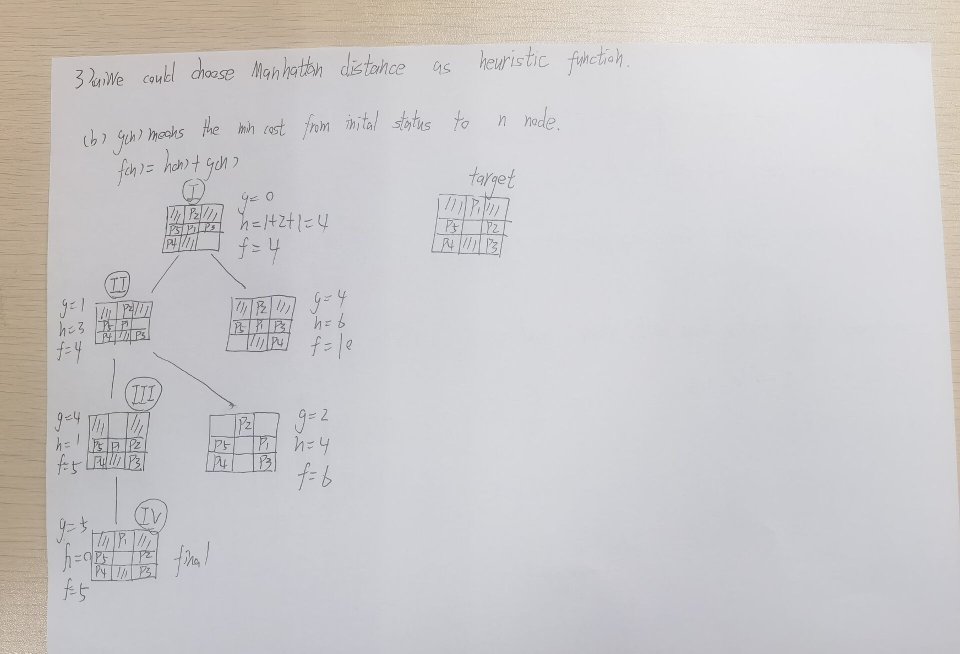
#> input picture 5047/ass1/AQJIZC)9E8JP_M3Z5QZWJMQ.jpg, 1920 x 1307 px, given as the content of the folder capture_images, which was not available (shown at 1/2 size)
$ python collage.py
#> lines starting #> are read from the running program, lines starting #| are printed output that depends on the picture; pictures that were not available may be replaced by others from this repository, and a replacement may not be noted
import skimage
import numpy as np
from skimage.color import rgb2gray
from scipy import ndimage as ndi
import cv2
import random
import os
# [8 lines of commented-out code are left out]

def  create_collage(feature):
    #
#> called with feature = 'edges'
    censures = skimage.feature.CENSURE()
    imgs = []
    for file in os.listdir('capture_images'):
        imgs.append(skimage.io.imread(os.path.join('capture_images',file)))

    collage_num = 5
    i = 0
    collage_imgs = []
    while True:
        index = random.randint(0,len(imgs)-1)
        img = imgs[index]
        # print(img.shape)
        img = img[150:1080-150,:]
        # img = transform.resize(img, (int(img.shape[0]/2), int(img.shape[1]/2),3)) * 255
        collage_imgs.append(img)
        imgs.pop(index)
        i += 1
        if i == collage_num:
            break
#> this loop made 2 passes
#> index on pass 1: 0
#> pass 1, in create_collage, `img = img[150:1080-150,:]`:
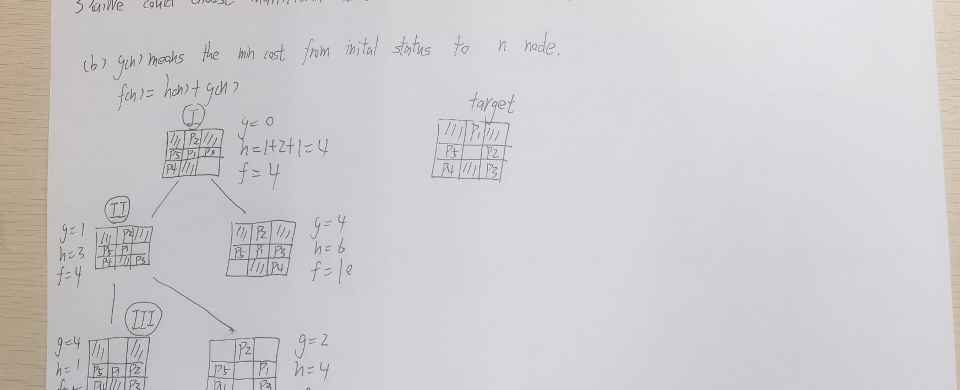
#> img: shape (780, 1920, 3) (shown at 1/2 size); mean R, G, B 204.9, 203.7, 205.9
#> after the loop, collage_imgs = 1 item; i = 1; imgs = []
    rgb_imgs = collage_imgs.copy()


    def edge_compute(x):
        x = rgb2gray(x)
        edge = skimage.feature.canny(x, sigma=1)
        edge = np.array(edge, dtype=np.uint8)
        return edge.sum()

    def hog_compute(x):
        x = rgb2gray(x)
        normalised_blocks, hog  = skimage.feature.hog(x, orientations=9, pixels_per_cell=(8, 8), cells_per_block=(8, 8), block_norm='L2-Hys',visualize=True)
        hog = np.array(hog, dtype=np.uint8)
        return hog.sum()


    def censure_compute(x):
        x = rgb2gray(x)
        censures.detect(x)
        return censures.keypoints.sum()
    if feature == 'edges':
        rgb_imgs = sorted(rgb_imgs, key=lambda x:edge_compute(x))
        edges = []
        for i in range(len(collage_imgs)):
            collage_imgs[i] = rgb2gray(collage_imgs[i])
            edge = skimage.feature.canny(collage_imgs[i], sigma=1)
            edge = np.array(edge, dtype=np.uint8) * 255
            edges.append(edge)

        for i in range(len(edges)):
            skimage.io.imsave('edges/edge' + str(i) +'.jpg', edges[i])
            skimage.io.imsave('edges/ori' + str(i) + '.jpg', rgb_imgs[i])
    if feature == 'hogs':
        rgb_imgs = sorted(rgb_imgs, key=lambda x:hog_compute(x))
        hogs = []
        for i in range(len(rgb_imgs)):
            normalised_blocks, hog = skimage.feature.hog(rgb2gray(rgb_imgs[i]) * 255, orientations=9, pixels_per_cell=(8, 8), cells_per_block=(8, 8), block_norm='L2-Hys',visualize=True)
            hog = np.array(hog) * 255
            hogs.append(hog)

        for i in range(len(hogs)):
            skimage.io.imsave('hogs/hog' + str(i) +'.jpg', hogs[i])
            skimage.io.imsave('hogs/ori' + str(i) + '.jpg', rgb_imgs[i])
    if feature == 'censures':
        rgb_imgs = sorted(rgb_imgs, key=lambda x:censure_compute(x))
        CENSURE = []
        for i in range(len(collage_imgs)):
            censures.detect(rgb2gray(collage_imgs[i]))
            censure = np.zeros(collage_imgs[i].shape, dtype = np.uint8)
            img_= collage_imgs[i].copy()
            for m,n in censures.keypoints:
                censure[m][n] = 255
            for point in censures.keypoints:
                img_ = cv2.putText(img_, '+', (point[0], point[1]), cv2.FONT_HERSHEY_SIMPLEX, 1, 0, 1)
            skimage.io.imsave('censures/censure_' + str(i) + '.jpg', img_)
            CENSURE.append(censure)

        for i in range(len(CENSURE)):
            skimage.io.imsave('censures/censure' + str(i) +'.jpg', CENSURE[i])
            skimage.io.imsave('censures/ori' + str(i) + '.jpg', rgb_imgs[i])

    img = rgb_imgs[0]
    img = np.concatenate((img, rgb_imgs[1]), axis=1)
    im = np.concatenate((img, rgb_imgs[2]), axis=1)
    img1 = skimage.transform.resize(rgb_imgs[3], (1170, 2880)) * 255
    img2 = skimage.transform.resize(rgb_imgs[4], (1170, 2880)) * 255
    img = np.concatenate((img1, img2), axis=1)
    im = np.concatenate((im, img), axis=0)

    def is_smooth(i,j, x_, y_, rapid):
        if i < x_[0] - rapid:
            if (j > y_[0] - rapid and j < y_[0] + rapid) or (j > y_[2] - rapid and j < y_[2] + rapid):
                return 1
        if i > x_[0] + rapid:
            if (j > y_[1] - rapid and j < y_[1] + rapid):
                return 1
        if i >= x_[0] - rapid and i <= x_[0] + rapid:
            return 1
        return 0

    def smooth(img, img_, rapid):
        y_ = [1920, 2880, 3840]
        x_ = [780]
        im2 = np.zeros(img.shape)
        kernel_size = 21 - rapid / 10
        im2[:, :, 0] = ndi.gaussian_filter(img[:, :, 0], (kernel_size, kernel_size))
        im2[:, :, 1] = ndi.gaussian_filter(img[:, :, 1], (kernel_size, kernel_size))
        im2[:, :, 2] = ndi.gaussian_filter(img[:, :, 2], (kernel_size, kernel_size))
        for i in range(img.shape[0]):
            for j in range(img.shape[1]):
                if is_smooth(i,j,x_,y_, rapid):
                    img[i][j] = im2[i][j]
        return img
    im_ = im.copy()
    for i in range(200,5,-10):
        im = smooth(im_,rgb_imgs[0], i)
    skimage.io.imsave('./' + feature +'/collage.jpg', im)

#> (the run stopped early here; a loop or call above may not have finished)

$ run again, on 5047/ass1/OY{R6ZUY[6[YASTSMD4C3$0.jpg
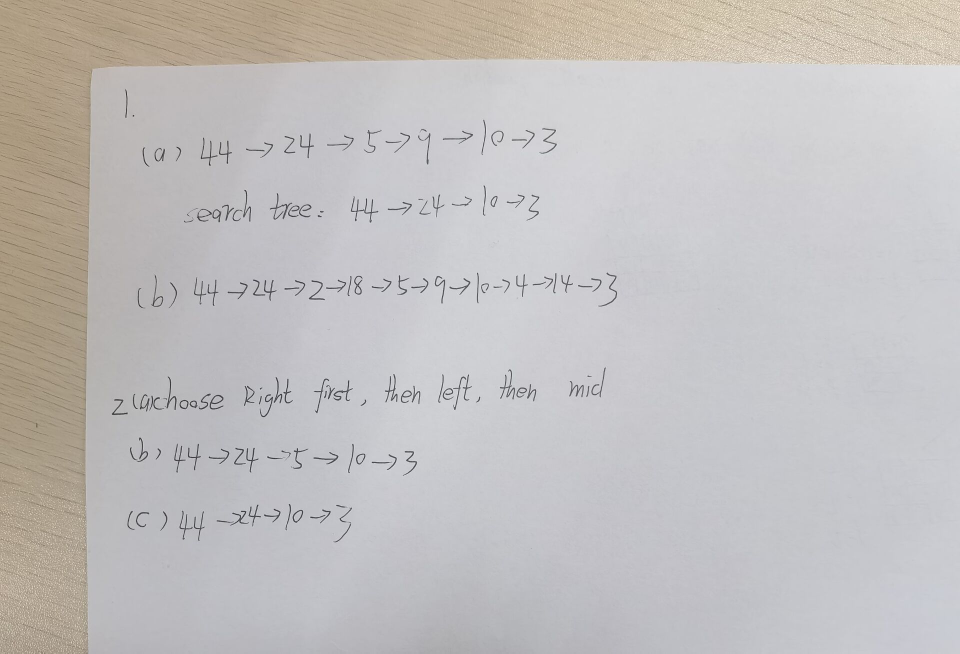
#> input picture 5047/ass1/OY{R6ZUY[6[YASTSMD4C3$0.jpg, 1920 x 1307 px, given as the content of the folder capture_images, which was not available (shown at 1/2 size)
#> the loop in create_collage, `while True:` made 2 passes
#> index on pass 1: 0
#> pass 1, in create_collage, `img = img[150:1080-150,:]`:
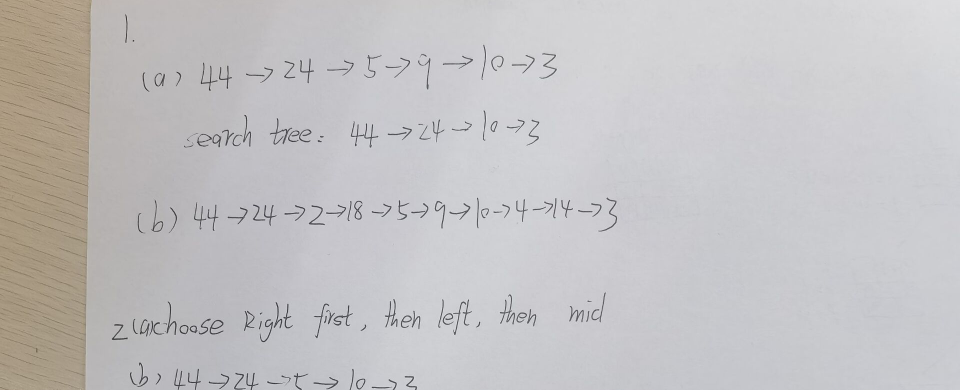
#> img: shape (780, 1920, 3) (shown at 1/2 size); mean R, G, B 195.5, 193.8, 195.1
#> after the loop in create_collage, `while True:`: collage_imgs = 1 item; i = 1; imgs = []
